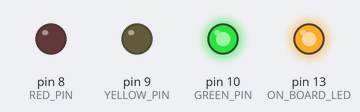
A sketch run on a simulated Arduino Uno, built with avr-gcc and run on an emulated ATmega328P. Parts: output pins drawn as LEDs (lit = HIGH).

Above: at 0.15 s.
At 1.05 s:
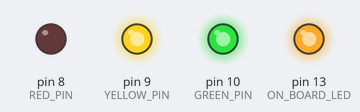
At 1.8 s:
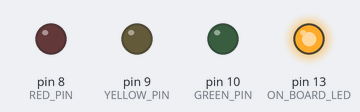
At 3.45 s:
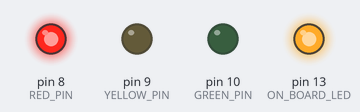
At 4.35 s:
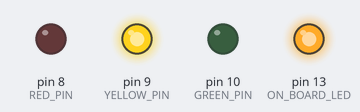
At 7.1 s:
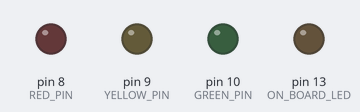
Timing chart, 0 to 9.9 s (numbered marks = the images above):
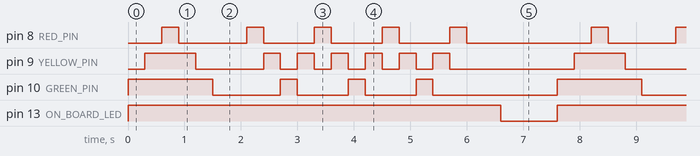

Measured:
- by itself, pin 8 (RED_PIN): repeats every 7.6 s: LOW 1.2 s, 3 × (HIGH 0.30 s, LOW 0.90 s), HIGH 0.30 s, LOW 2.2 s, HIGH 0.30 s
- by itself, pin 9 (YELLOW_PIN): repeats every 7.6 s: LOW 1.2 s, 5 × (HIGH 0.30 s, LOW 0.30 s), HIGH 0.30 s, LOW 2.2 s, HIGH 0.90 s
- by itself, pin 10 (GREEN_PIN): repeats every 7.6 s: LOW 1.2 s, 2 × (HIGH 0.30 s, LOW 0.90 s), HIGH 0.30 s, LOW 2.2 s, HIGH 1.5 s
- by itself, pin 13 (ON_BOARD_LED): alternates HIGH for 6.6 s and LOW for 1.0 s

The sketch:

tower_light_test.ino
```cpp
// tower_light_test
//
// check the driver for the tower light and make sure it works as expected

//#define DEBUG             // uncomment this line to enable debug messages to come out the serial port


// set which pin controls which light

#define RED_PIN       8
#define YELLOW_PIN    9
#define GREEN_PIN     10

#define ON_BOARD_LED  13    // this is an LED that is on every arduino board - we'll use it to show that the programs is running


// wait this number of milliseconds between each step in the sequence

#define DELAY_PERIOD  300


// define a bit for each light so we can create an array with our light sequence

#define RED_LIGHT     1     // each light has it's own bit
#define YELLOW_LIGHT  2     // if no bits are set, all light go off
#define GREEN_LIGHT   4


// here is the actual sequence

int Sequence[] = {
  GREEN_LIGHT,      // start lighting the stack from the bottom
  GREEN_LIGHT | YELLOW_LIGHT,
  GREEN_LIGHT | YELLOW_LIGHT | RED_LIGHT,
  GREEN_LIGHT | YELLOW_LIGHT,
  GREEN_LIGHT,
  0,                // give us a double period with no lights on
  0,
  RED_LIGHT,        // bounce the lights up and down a few times
  YELLOW_LIGHT,
  GREEN_LIGHT,
  YELLOW_LIGHT,
  RED_LIGHT,
  YELLOW_LIGHT,
  GREEN_LIGHT,
  YELLOW_LIGHT,
  RED_LIGHT,
  YELLOW_LIGHT,
  GREEN_LIGHT,
  YELLOW_LIGHT,
  RED_LIGHT,
  0,
  0               // another double delay before repeating the whole sequence again
};


//  SetLights
//
//  goes through the bit pattern of the light value passed and sets the respective pins to reflect the state of each light
//
//  fast and simple

void SetLights(int lights) {

int red, yellow, green;

#ifdef DEBUG
  Serial.print("SetLights(");     // disply what we're setting to the serial port
  Serial.print(lights);
  Serial.println(")");
#endif

  digitalWrite(RED_PIN, lights & RED_LIGHT);
  digitalWrite(YELLOW_PIN, lights & YELLOW_LIGHT);
  digitalWrite(GREEN_PIN, lights & GREEN_LIGHT);
}


// this gets called automatically by the arduino code but only once

void setup() {

  // setup the pins we need to drive the light as outputs

  pinMode(RED_PIN, OUTPUT);
  pinMode(YELLOW_PIN, OUTPUT);
  pinMode(GREEN_PIN, OUTPUT);

  pinMode(ON_BOARD_LED, OUTPUT);

  Serial.begin(115200);

#ifdef DEBUG
  Serial.println("Finished setup()");
#endif
}


// this gets called automatically by the arduino code and keeps getting called if we exit this function

void loop() {

int i;

#ifdef DEBUG
  Serial.print("Starting a sequence ...   ");
#endif

  digitalWrite(ON_BOARD_LED, HIGH);   // turn it on when we start the loop

  for (i = 0 ; i < (sizeof(Sequence) / sizeof(Sequence[0])) ; i++) {

    SetLights(Sequence[i]);

    delay(DELAY_PERIOD);
  }

#ifdef DEBUG
  Serial.println("... sequence completed");
#endif

  digitalWrite(ON_BOARD_LED, LOW);   // turn it off when are done the loop

  delay(1000);                // give us a chance to see it actually go off before starting the next loop
}
```
